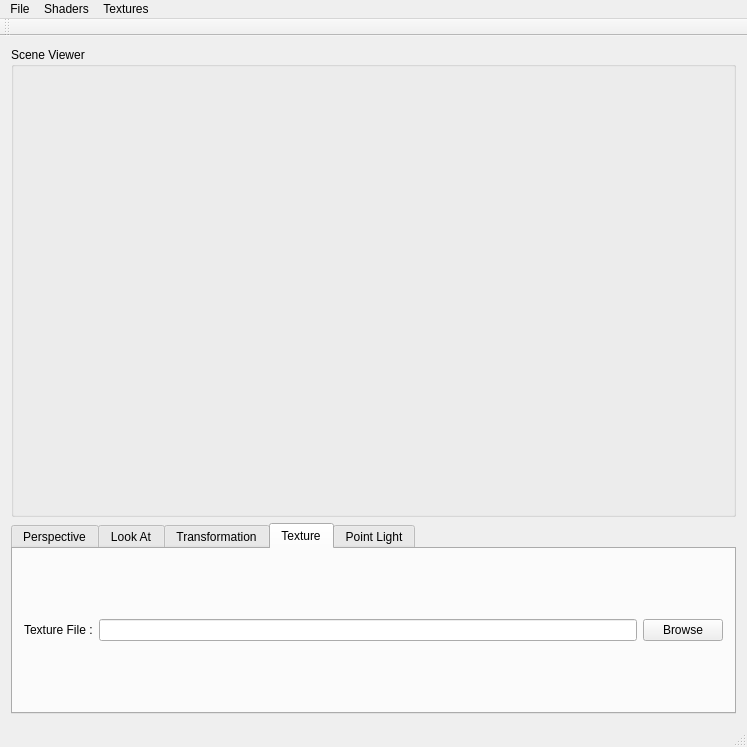
<?xml version="1.0" encoding="UTF-8"?>
<ui version="4.0">
 <class>MainWindow</class>
 <widget class="QMainWindow" name="MainWindow">
  <property name="geometry">
   <rect>
    <x>0</x>
    <y>0</y>
    <width>747</width>
    <height>747</height>
   </rect>
  </property>
  <property name="windowTitle">
   <string>MainWindow</string>
  </property>
  <widget class="QWidget" name="centralWidget">
   <layout class="QGridLayout" name="gridLayout">
    <item row="0" column="0">
     <widget class="QGroupBox" name="groupBox">
      <property name="sizePolicy">
       <sizepolicy hsizetype="Preferred" vsizetype="Expanding">
        <horstretch>0</horstretch>
        <verstretch>0</verstretch>
       </sizepolicy>
      </property>
      <property name="title">
       <string>Scene Viewer</string>
      </property>
      <layout class="QGridLayout" name="gridLayout_2"/>
     </widget>
    </item>
    <item row="1" column="0">
     <widget class="QTabWidget" name="mainTabs">
      <property name="sizePolicy">
       <sizepolicy hsizetype="Expanding" vsizetype="Fixed">
        <horstretch>0</horstretch>
        <verstretch>0</verstretch>
       </sizepolicy>
      </property>
      <property name="currentIndex">
       <number>3</number>
      </property>
      <widget class="QWidget" name="perspectiveTab">
       <attribute name="title">
        <string>Perspective</string>
       </attribute>
       <layout class="QGridLayout" name="gridLayout_7">
        <item row="0" column="0">
         <layout class="QHBoxLayout" name="horizontalLayout_2">
          <item>
           <widget class="QLabel" name="label">
            <property name="sizePolicy">
             <sizepolicy hsizetype="Fixed" vsizetype="Preferred">
              <horstretch>0</horstretch>
              <verstretch>0</verstretch>
             </sizepolicy>
            </property>
            <property name="text">
             <string>Vertical Angle (Zoom) :</string>
            </property>
           </widget>
          </item>
          <item>
           <widget class="QDoubleSpinBox" name="persVerticalAngleSpin">
            <property name="decimals">
             <number>2</number>
            </property>
            <property name="minimum">
             <double>0.000000000000000</double>
            </property>
            <property name="maximum">
             <double>180.000000000000000</double>
            </property>
            <property name="singleStep">
             <double>0.100000000000000</double>
            </property>
            <property name="value">
             <double>90.000000000000000</double>
            </property>
           </widget>
          </item>
          <item>
           <widget class="QSlider" name="persVerticalAngleSlider">
            <property name="maximum">
             <number>18000</number>
            </property>
            <property name="pageStep">
             <number>10</number>
            </property>
            <property name="value">
             <number>9000</number>
            </property>
            <property name="sliderPosition">
             <number>9000</number>
            </property>
            <property name="orientation">
             <enum>Qt::Horizontal</enum>
            </property>
           </widget>
          </item>
         </layout>
        </item>
        <item row="1" column="0">
         <layout class="QHBoxLayout" name="horizontalLayout_4">
          <item>
           <widget class="QLabel" name="label_3">
            <property name="sizePolicy">
             <sizepolicy hsizetype="Fixed" vsizetype="Preferred">
              <horstretch>0</horstretch>
              <verstretch>0</verstretch>
             </sizepolicy>
            </property>
            <property name="text">
             <string>Near Plane :</string>
            </property>
           </widget>
          </item>
          <item>
           <widget class="QDoubleSpinBox" name="persNearSpin">
            <property name="decimals">
             <number>2</number>
            </property>
            <property name="minimum">
             <double>0.000000000000000</double>
            </property>
            <property name="maximum">
             <double>999.000000000000000</double>
            </property>
            <property name="singleStep">
             <double>0.100000000000000</double>
            </property>
            <property name="value">
             <double>0.100000000000000</double>
            </property>
           </widget>
          </item>
          <item>
           <widget class="QSlider" name="persNearSlider">
            <property name="maximum">
             <number>99900</number>
            </property>
            <property name="value">
             <number>10</number>
            </property>
            <property name="orientation">
             <enum>Qt::Horizontal</enum>
            </property>
           </widget>
          </item>
         </layout>
        </item>
        <item row="2" column="0">
         <layout class="QHBoxLayout" name="horizontalLayout_5">
          <item>
           <widget class="QLabel" name="label_4">
            <property name="sizePolicy">
             <sizepolicy hsizetype="Fixed" vsizetype="Preferred">
              <horstretch>0</horstretch>
              <verstretch>0</verstretch>
             </sizepolicy>
            </property>
            <property name="text">
             <string>Far Plane :</string>
            </property>
           </widget>
          </item>
          <item>
           <widget class="QDoubleSpinBox" name="persFarSpin">
            <property name="minimum">
             <double>0.000000000000000</double>
            </property>
            <property name="maximum">
             <double>999.000000000000000</double>
            </property>
            <property name="singleStep">
             <double>0.100000000000000</double>
            </property>
            <property name="value">
             <double>100.000000000000000</double>
            </property>
           </widget>
          </item>
          <item>
           <widget class="QSlider" name="persFarSlider">
            <property name="maximum">
             <number>99900</number>
            </property>
            <property name="value">
             <number>10000</number>
            </property>
            <property name="orientation">
             <enum>Qt::Horizontal</enum>
            </property>
           </widget>
          </item>
         </layout>
        </item>
       </layout>
      </widget>
      <widget class="QWidget" name="lookAtTab">
       <attribute name="title">
        <string>Look At</string>
       </attribute>
       <layout class="QGridLayout" name="gridLayout_3">
        <item row="0" column="0">
         <layout class="QHBoxLayout" name="horizontalLayout_6">
          <item>
           <widget class="QLabel" name="label_5">
            <property name="sizePolicy">
             <sizepolicy hsizetype="Fixed" vsizetype="Preferred">
              <horstretch>0</horstretch>
              <verstretch>0</verstretch>
             </sizepolicy>
            </property>
            <property name="text">
             <string>Eye (X,Y,Z) :</string>
            </property>
           </widget>
          </item>
          <item>
           <widget class="QDoubleSpinBox" name="lookEyeXSpin">
            <property name="minimum">
             <double>-99999.000000000000000</double>
            </property>
            <property name="maximum">
             <double>99999.000000000000000</double>
            </property>
            <property name="singleStep">
             <double>0.100000000000000</double>
            </property>
            <property name="value">
             <double>0.000000000000000</double>
            </property>
           </widget>
          </item>
          <item>
           <widget class="QDoubleSpinBox" name="lookEyeYSpin">
            <property name="minimum">
             <double>-99999.000000000000000</double>
            </property>
            <property name="maximum">
             <double>99999.000000000000000</double>
            </property>
            <property name="singleStep">
             <double>0.100000000000000</double>
            </property>
            <property name="value">
             <double>0.000000000000000</double>
            </property>
           </widget>
          </item>
          <item>
           <widget class="QDoubleSpinBox" name="lookEyeZSpin">
            <property name="minimum">
             <double>-99999.000000000000000</double>
            </property>
            <property name="maximum">
             <double>99999.000000000000000</double>
            </property>
            <property name="singleStep">
             <double>0.100000000000000</double>
            </property>
            <property name="value">
             <double>1.000000000000000</double>
            </property>
           </widget>
          </item>
         </layout>
        </item>
        <item row="1" column="0">
         <layout class="QHBoxLayout" name="horizontalLayout_7">
          <item>
           <widget class="QLabel" name="label_6">
            <property name="sizePolicy">
             <sizepolicy hsizetype="Fixed" vsizetype="Preferred">
              <horstretch>0</horstretch>
              <verstretch>0</verstretch>
             </sizepolicy>
            </property>
            <property name="text">
             <string>Center (X,Y,Z) :</string>
            </property>
           </widget>
          </item>
          <item>
           <widget class="QDoubleSpinBox" name="lookCenterXSpin">
            <property name="minimum">
             <double>-99999.000000000000000</double>
            </property>
            <property name="maximum">
             <double>99999.000000000000000</double>
            </property>
            <property name="singleStep">
             <double>0.100000000000000</double>
            </property>
           </widget>
          </item>
          <item>
           <widget class="QDoubleSpinBox" name="lookCenterYSpin">
            <property name="minimum">
             <double>-99999.000000000000000</double>
            </property>
            <property name="maximum">
             <double>99999.000000000000000</double>
            </property>
            <property name="singleStep">
             <double>0.100000000000000</double>
            </property>
           </widget>
          </item>
          <item>
           <widget class="QDoubleSpinBox" name="lookCenterZSpin">
            <property name="minimum">
             <double>-99999.000000000000000</double>
            </property>
            <property name="maximum">
             <double>99999.000000000000000</double>
            </property>
            <property name="singleStep">
             <double>0.100000000000000</double>
            </property>
           </widget>
          </item>
         </layout>
        </item>
        <item row="2" column="0">
         <layout class="QHBoxLayout" name="horizontalLayout_8">
          <item>
           <widget class="QLabel" name="label_7">
            <property name="sizePolicy">
             <sizepolicy hsizetype="Fixed" vsizetype="Preferred">
              <horstretch>0</horstretch>
              <verstretch>0</verstretch>
             </sizepolicy>
            </property>
            <property name="text">
             <string>Up (X,Y,Z) :</string>
            </property>
           </widget>
          </item>
          <item>
           <widget class="QDoubleSpinBox" name="lookUpXSpin">
            <property name="minimum">
             <double>-99999.000000000000000</double>
            </property>
            <property name="maximum">
             <double>99999.000000000000000</double>
            </property>
            <property name="singleStep">
             <double>0.100000000000000</double>
            </property>
           </widget>
          </item>
          <item>
           <widget class="QDoubleSpinBox" name="lookUpYSpin">
            <property name="minimum">
             <double>-99999.000000000000000</double>
            </property>
            <property name="maximum">
             <double>99999.000000000000000</double>
            </property>
            <property name="singleStep">
             <double>0.100000000000000</double>
            </property>
            <property name="value">
             <double>1.000000000000000</double>
            </property>
           </widget>
          </item>
          <item>
           <widget class="QDoubleSpinBox" name="lookUpZSpin">
            <property name="minimum">
             <double>-99999.000000000000000</double>
            </property>
            <property name="maximum">
             <double>99999.000000000000000</double>
            </property>
            <property name="singleStep">
             <double>0.100000000000000</double>
            </property>
           </widget>
          </item>
         </layout>
        </item>
       </layout>
      </widget>
      <widget class="QWidget" name="transformTab">
       <attribute name="title">
        <string>Transformation</string>
       </attribute>
       <layout class="QGridLayout" name="gridLayout_4">
        <item row="0" column="0">
         <layout class="QHBoxLayout" name="horizontalLayout_9">
          <item>
           <widget class="QLabel" name="label_8">
            <property name="sizePolicy">
             <sizepolicy hsizetype="Fixed" vsizetype="Preferred">
              <horstretch>0</horstretch>
              <verstretch>0</verstretch>
             </sizepolicy>
            </property>
            <property name="text">
             <string>Scale :</string>
            </property>
           </widget>
          </item>
          <item>
           <widget class="QDoubleSpinBox" name="scaleSpin">
            <property name="minimum">
             <double>-99999.000000000000000</double>
            </property>
            <property name="maximum">
             <double>99999.000000000000000</double>
            </property>
            <property name="singleStep">
             <double>0.100000000000000</double>
            </property>
            <property name="value">
             <double>1.000000000000000</double>
            </property>
           </widget>
          </item>
         </layout>
        </item>
        <item row="1" column="0">
         <layout class="QHBoxLayout" name="horizontalLayout_10">
          <item>
           <widget class="QLabel" name="label_9">
            <property name="sizePolicy">
             <sizepolicy hsizetype="Fixed" vsizetype="Preferred">
              <horstretch>0</horstretch>
              <verstretch>0</verstretch>
             </sizepolicy>
            </property>
            <property name="text">
             <string>Translate (X,Y,Z) :</string>
            </property>
           </widget>
          </item>
          <item>
           <widget class="QDoubleSpinBox" name="translateXSpin">
            <property name="minimum">
             <double>-99999.000000000000000</double>
            </property>
            <property name="maximum">
             <double>99999.000000000000000</double>
            </property>
            <property name="singleStep">
             <double>0.100000000000000</double>
            </property>
           </widget>
          </item>
          <item>
           <widget class="QDoubleSpinBox" name="translateYSpin">
            <property name="minimum">
             <double>-99999.000000000000000</double>
            </property>
            <property name="maximum">
             <double>99999.000000000000000</double>
            </property>
            <property name="singleStep">
             <double>0.100000000000000</double>
            </property>
           </widget>
          </item>
          <item>
           <widget class="QDoubleSpinBox" name="translateZSpin">
            <property name="minimum">
             <double>-99999.000000000000000</double>
            </property>
            <property name="maximum">
             <double>99999.000000000000000</double>
            </property>
            <property name="singleStep">
             <double>0.100000000000000</double>
            </property>
           </widget>
          </item>
         </layout>
        </item>
        <item row="4" column="0">
         <layout class="QHBoxLayout" name="horizontalLayout_11">
          <item>
           <spacer name="horizontalSpacer">
            <property name="orientation">
             <enum>Qt::Horizontal</enum>
            </property>
            <property name="sizeType">
             <enum>QSizePolicy::Maximum</enum>
            </property>
            <property name="sizeHint" stdset="0">
             <size>
              <width>19</width>
              <height>20</height>
             </size>
            </property>
           </spacer>
          </item>
          <item>
           <widget class="QLabel" name="label_10">
            <property name="sizePolicy">
             <sizepolicy hsizetype="Fixed" vsizetype="Preferred">
              <horstretch>0</horstretch>
              <verstretch>0</verstretch>
             </sizepolicy>
            </property>
            <property name="text">
             <string>Axis (X,Y,Z) :</string>
            </property>
           </widget>
          </item>
          <item>
           <widget class="QDoubleSpinBox" name="rotateXSpin">
            <property name="minimum">
             <double>-99999.000000000000000</double>
            </property>
            <property name="maximum">
             <double>99999.000000000000000</double>
            </property>
            <property name="singleStep">
             <double>0.100000000000000</double>
            </property>
           </widget>
          </item>
          <item>
           <widget class="QDoubleSpinBox" name="rotateYSpin">
            <property name="minimum">
             <double>-99999.000000000000000</double>
            </property>
            <property name="maximum">
             <double>99999.000000000000000</double>
            </property>
            <property name="singleStep">
             <double>0.100000000000000</double>
            </property>
           </widget>
          </item>
          <item>
           <widget class="QDoubleSpinBox" name="rotateZSpin">
            <property name="minimum">
             <double>-99999.000000000000000</double>
            </property>
            <property name="maximum">
             <double>99999.000000000000000</double>
            </property>
            <property name="singleStep">
             <double>0.100000000000000</double>
            </property>
           </widget>
          </item>
         </layout>
        </item>
        <item row="5" column="0">
         <layout class="QHBoxLayout" name="horizontalLayout_3">
          <item>
           <spacer name="horizontalSpacer_2">
            <property name="orientation">
             <enum>Qt::Horizontal</enum>
            </property>
            <property name="sizeType">
             <enum>QSizePolicy::Maximum</enum>
            </property>
            <property name="sizeHint" stdset="0">
             <size>
              <width>19</width>
              <height>20</height>
             </size>
            </property>
           </spacer>
          </item>
          <item>
           <widget class="QLabel" name="label_14">
            <property name="text">
             <string>Angle (-360 : +360) :</string>
            </property>
           </widget>
          </item>
          <item>
           <widget class="QDoubleSpinBox" name="rotateAngleSpin">
            <property name="minimum">
             <double>-99999.000000000000000</double>
            </property>
            <property name="maximum">
             <double>99999.000000000000000</double>
            </property>
            <property name="singleStep">
             <double>0.100000000000000</double>
            </property>
           </widget>
          </item>
          <item>
           <widget class="QSlider" name="rotateAngleSlider">
            <property name="minimum">
             <number>-3600</number>
            </property>
            <property name="maximum">
             <number>3600</number>
            </property>
            <property name="orientation">
             <enum>Qt::Horizontal</enum>
            </property>
           </widget>
          </item>
         </layout>
        </item>
        <item row="2" column="0">
         <widget class="Line" name="line">
          <property name="orientation">
           <enum>Qt::Horizontal</enum>
          </property>
         </widget>
        </item>
        <item row="3" column="0">
         <widget class="QLabel" name="label_15">
          <property name="text">
           <string>Rotate:</string>
          </property>
         </widget>
        </item>
       </layout>
      </widget>
      <widget class="QWidget" name="textureTab">
       <attribute name="title">
        <string>Texture</string>
       </attribute>
       <layout class="QGridLayout" name="gridLayout_6">
        <item row="0" column="0">
         <layout class="QHBoxLayout" name="horizontalLayout">
          <item>
           <widget class="QLabel" name="label_2">
            <property name="text">
             <string>Texture File :</string>
            </property>
           </widget>
          </item>
          <item>
           <widget class="QLineEdit" name="textureFileEdit"/>
          </item>
          <item>
           <widget class="QPushButton" name="browseTextureBtn">
            <property name="text">
             <string>Browse</string>
            </property>
           </widget>
          </item>
         </layout>
        </item>
       </layout>
      </widget>
      <widget class="QWidget" name="diffuseLightTab">
       <attribute name="title">
        <string>Point Light</string>
       </attribute>
       <layout class="QGridLayout" name="gridLayout_5">
        <item row="1" column="0">
         <layout class="QHBoxLayout" name="horizontalLayout_14">
          <item>
           <widget class="QLabel" name="label_12">
            <property name="sizePolicy">
             <sizepolicy hsizetype="Fixed" vsizetype="Preferred">
              <horstretch>0</horstretch>
              <verstretch>0</verstretch>
             </sizepolicy>
            </property>
            <property name="text">
             <string>Ia :</string>
            </property>
           </widget>
          </item>
          <item>
           <widget class="QDoubleSpinBox" name="lightIa1Spin">
            <property name="singleStep">
             <double>0.100000000000000</double>
            </property>
            <property name="value">
             <double>0.000000000000000</double>
            </property>
           </widget>
          </item>
          <item>
           <widget class="QDoubleSpinBox" name="lightIa2Spin">
            <property name="singleStep">
             <double>0.100000000000000</double>
            </property>
            <property name="value">
             <double>1.000000000000000</double>
            </property>
           </widget>
          </item>
          <item>
           <widget class="QDoubleSpinBox" name="lightIa3Spin">
            <property name="singleStep">
             <double>0.100000000000000</double>
            </property>
            <property name="value">
             <double>0.000000000000000</double>
            </property>
           </widget>
          </item>
         </layout>
        </item>
        <item row="3" column="0">
         <layout class="QHBoxLayout" name="horizontalLayout_41">
          <item>
           <widget class="QLabel" name="label_21">
            <property name="sizePolicy">
             <sizepolicy hsizetype="Fixed" vsizetype="Preferred">
              <horstretch>0</horstretch>
              <verstretch>0</verstretch>
             </sizepolicy>
            </property>
            <property name="text">
             <string>Is :</string>
            </property>
           </widget>
          </item>
          <item>
           <widget class="QDoubleSpinBox" name="lightIs1Spin">
            <property name="singleStep">
             <double>0.100000000000000</double>
            </property>
            <property name="value">
             <double>0.000000000000000</double>
            </property>
           </widget>
          </item>
          <item>
           <widget class="QDoubleSpinBox" name="lightIs2Spin">
            <property name="singleStep">
             <double>0.100000000000000</double>
            </property>
            <property name="value">
             <double>1.000000000000000</double>
            </property>
           </widget>
          </item>
          <item>
           <widget class="QDoubleSpinBox" name="lightIs3Spin">
            <property name="singleStep">
             <double>0.100000000000000</double>
            </property>
            <property name="value">
             <double>0.000000000000000</double>
            </property>
           </widget>
          </item>
         </layout>
        </item>
        <item row="4" column="0">
         <layout class="QHBoxLayout" name="horizontalLayout_42">
          <item>
           <widget class="QLabel" name="label_421">
            <property name="sizePolicy">
             <sizepolicy hsizetype="Fixed" vsizetype="Preferred">
              <horstretch>0</horstretch>
              <verstretch>0</verstretch>
             </sizepolicy>
            </property>
            <property name="text">
             <string>Atenuation :</string>
            </property>
           </widget>
          </item>
          <item>
           <widget class="QDoubleSpinBox" name="lightCoefA">
            <property name="singleStep">
             <double>0.100000000000000</double>
            </property>
            <property name="value">
             <double>0.000000000000000</double>
            </property>
           </widget>
          </item>
          <item>
           <widget class="QDoubleSpinBox" name="lightCoefB">
            <property name="singleStep">
             <double>0.100000000000000</double>
            </property>
            <property name="value">
             <double>0.000000000000000</double>
            </property>
           </widget>
          </item>
          <item>
           <widget class="QDoubleSpinBox" name="lightCoefC">
            <property name="singleStep">
             <double>0.100000000000000</double>
            </property>
            <property name="value">
             <double>1.000000000000000</double>
            </property>
           </widget>
          </item>
         </layout>
        </item>
        <item row="0" column="0">
         <layout class="QHBoxLayout" name="horizontalLayout_13">
          <item>
           <widget class="QLabel" name="label_11">
            <property name="sizePolicy">
             <sizepolicy hsizetype="Fixed" vsizetype="Preferred">
              <horstretch>0</horstretch>
              <verstretch>0</verstretch>
             </sizepolicy>
            </property>
            <property name="text">
             <string>Position (X,Y,Z) :</string>
            </property>
           </widget>
          </item>
          <item>
           <widget class="QDoubleSpinBox" name="lightPosXSpin">
            <property name="minimum">
             <double>-99999.000000000000000</double>
            </property>
            <property name="maximum">
             <double>99999.000000000000000</double>
            </property>
            <property name="singleStep">
             <double>0.100000000000000</double>
            </property>
            <property name="value">
             <double>-25.000000000000000</double>
            </property>
           </widget>
          </item>
          <item>
           <widget class="QDoubleSpinBox" name="lightPosYSpin">
            <property name="minimum">
             <double>-99999.000000000000000</double>
            </property>
            <property name="maximum">
             <double>99999.000000000000000</double>
            </property>
            <property name="singleStep">
             <double>0.100000000000000</double>
            </property>
            <property name="value">
             <double>25.000000000000000</double>
            </property>
           </widget>
          </item>
          <item>
           <widget class="QDoubleSpinBox" name="lightPosZSpin">
            <property name="minimum">
             <double>-99999.000000000000000</double>
            </property>
            <property name="maximum">
             <double>99999.000000000000000</double>
            </property>
            <property name="singleStep">
             <double>0.100000000000000</double>
            </property>
            <property name="value">
             <double>25.000000000000000</double>
            </property>
           </widget>
          </item>
         </layout>
        </item>
        <item row="2" column="0">
         <layout class="QHBoxLayout" name="horizontalLayout_15">
          <item>
           <widget class="QLabel" name="label_13">
            <property name="sizePolicy">
             <sizepolicy hsizetype="Fixed" vsizetype="Preferred">
              <horstretch>0</horstretch>
              <verstretch>0</verstretch>
             </sizepolicy>
            </property>
            <property name="text">
             <string>Id :</string>
            </property>
           </widget>
          </item>
          <item>
           <widget class="QDoubleSpinBox" name="lightId1Spin">
            <property name="singleStep">
             <double>0.100000000000000</double>
            </property>
            <property name="value">
             <double>1.000000000000000</double>
            </property>
           </widget>
          </item>
          <item>
           <widget class="QDoubleSpinBox" name="lightId2Spin">
            <property name="singleStep">
             <double>0.100000000000000</double>
            </property>
            <property name="value">
             <double>1.000000000000000</double>
            </property>
           </widget>
          </item>
          <item>
           <widget class="QDoubleSpinBox" name="lightId3Spin">
            <property name="singleStep">
             <double>0.100000000000000</double>
            </property>
            <property name="value">
             <double>1.000000000000000</double>
            </property>
           </widget>
          </item>
         </layout>
        </item>
       </layout>
      </widget>
     </widget>
    </item>
   </layout>
  </widget>
  <widget class="QMenuBar" name="menuBar">
   <property name="geometry">
    <rect>
     <x>0</x>
     <y>0</y>
     <width>747</width>
     <height>22</height>
    </rect>
   </property>
   <widget class="QMenu" name="menuModels">
    <property name="title">
     <string>File</string>
    </property>
    <addaction name="actionLoad_sphere"/>
    <addaction name="action_obre_fitxer"/>
    <addaction name="action_obre_escena"/>
    <addaction name="action_obre_dades"/>
    <addaction name="separator"/>
    <addaction name="action_save_frame_as_image"/>
    <addaction name="action_start_and_save_animation"/>
    <addaction name="separator"/>
    <addaction name="actionAbout_Qt"/>
    <addaction name="separator"/>
    <addaction name="action_exit"/>
   </widget>
   <widget class="QMenu" name="menuShaders">
    <property name="title">
     <string>Shaders</string>
    </property>
    <addaction name="action_gouraud"/>
    <addaction name="action_phong"/>
    <addaction name="action_toon"/>
    <addaction name="separator"/>
   </widget>
   <widget class="QMenu" name="menuTextures">
    <property name="title">
     <string>Textures</string>
    </property>
    <addaction name="action_activa_background"/>
    <addaction name="action_phong_tex"/>
    <addaction name="actionGouraudTex"/>
    <addaction name="actionPhong_Textura_Indirecta"/>
    <addaction name="action_bump_mapping"/>
    <addaction name="action_environmental_mapping"/>
    <addaction name="action_transparencies"/>
   </widget>
   <addaction name="menuModels"/>
   <addaction name="menuShaders"/>
   <addaction name="menuTextures"/>
  </widget>
  <widget class="QToolBar" name="mainToolBar">
   <attribute name="toolBarArea">
    <enum>TopToolBarArea</enum>
   </attribute>
   <attribute name="toolBarBreak">
    <bool>false</bool>
   </attribute>
  </widget>
  <widget class="QStatusBar" name="statusBar"/>
  <action name="action_phong">
   <property name="text">
    <string>Phong Shader</string>
   </property>
   <property name="toolTip">
    <string>Activar Phong Shader</string>
   </property>
   <property name="shortcut">
    <string>Alt+2</string>
   </property>
  </action>
  <action name="action_gouraud">
   <property name="text">
    <string>Gouraud Shader</string>
   </property>
   <property name="toolTip">
    <string>Activar Gouraud Shader</string>
   </property>
   <property name="shortcut">
    <string>Alt+1</string>
   </property>
  </action>
  <action name="action_toon">
   <property name="text">
    <string>Toon Shader</string>
   </property>
   <property name="toolTip">
    <string>Activar Toon Shader</string>
   </property>
   <property name="shortcut">
    <string>Alt+3</string>
   </property>
  </action>
  <action name="action_obre_fitxer">
   <property name="text">
    <string>Obre Fitxer .obj</string>
   </property>
   <property name="toolTip">
    <string>Obre Fitxer .obj</string>
   </property>
   <property name="shortcut">
    <string>Ctrl+F</string>
   </property>
  </action>
  <action name="action_activa_background">
   <property name="text">
    <string>Active background</string>
   </property>
   <property name="shortcut">
    <string>Ctrl+1</string>
   </property>
  </action>
  <action name="action_phong_tex">
   <property name="text">
    <string>PhongTex</string>
   </property>
   <property name="shortcut">
    <string>Ctrl+2</string>
   </property>
  </action>
  <action name="action_bump_mapping">
   <property name="text">
    <string>Bump-mapping</string>
   </property>
   <property name="shortcut">
    <string>Ctrl+3</string>
   </property>
  </action>
  <action name="action_environmental_mapping">
   <property name="text">
    <string>Environmental-mapping</string>
   </property>
   <property name="shortcut">
    <string>Ctrl+4</string>
   </property>
  </action>
  <action name="action_transparencies">
   <property name="text">
    <string>Transparencies</string>
   </property>
   <property name="shortcut">
    <string>Ctrl+5</string>
   </property>
  </action>
  <action name="action_afegeix_llum_puntual">
   <property name="text">
    <string>Afegeix Llum</string>
   </property>
  </action>
  <action name="action_save_frame_as_image">
   <property name="text">
    <string>Save Frame as Image</string>
   </property>
  </action>
  <action name="action_obre_escena">
   <property name="text">
    <string>Obre Escena</string>
   </property>
   <property name="shortcut">
    <string>Ctrl+E</string>
   </property>
  </action>
  <action name="action_start_and_save_animation">
   <property name="text">
    <string>Start and Save Animation</string>
   </property>
  </action>
  <action name="action_exit">
   <property name="text">
    <string>Exit</string>
   </property>
   <property name="shortcut">
    <string>Ctrl+Q</string>
   </property>
  </action>
  <action name="actionAbout_Qt">
   <property name="text">
    <string>About Qt</string>
   </property>
  </action>
  <action name="action_obre_dades">
   <property name="text">
    <string>Obre Dades</string>
   </property>
   <property name="shortcut">
    <string>Ctrl+D</string>
   </property>
  </action>
  <action name="actionLoad_sphere">
   <property name="text">
    <string>Load sphere</string>
   </property>
  </action>
  <action name="actionGouraudTex">
   <property name="text">
    <string>GouraudTex</string>
   </property>
  </action>
  <action name="actionPhong_Textura_Indirecta">
   <property name="text">
    <string>Phong Textura Indirecta</string>
   </property>
  </action>
 </widget>
 <layoutdefault spacing="6" margin="11"/>
 <tabstops>
  <tabstop>mainTabs</tabstop>
  <tabstop>persVerticalAngleSpin</tabstop>
  <tabstop>persVerticalAngleSlider</tabstop>
  <tabstop>persNearSpin</tabstop>
  <tabstop>persNearSlider</tabstop>
  <tabstop>persFarSpin</tabstop>
  <tabstop>persFarSlider</tabstop>
  <tabstop>lookEyeXSpin</tabstop>
  <tabstop>lookEyeYSpin</tabstop>
  <tabstop>lookEyeZSpin</tabstop>
  <tabstop>lookCenterXSpin</tabstop>
  <tabstop>lookCenterYSpin</tabstop>
  <tabstop>lookCenterZSpin</tabstop>
  <tabstop>lookUpXSpin</tabstop>
  <tabstop>lookUpYSpin</tabstop>
  <tabstop>lookUpZSpin</tabstop>
  <tabstop>scaleSpin</tabstop>
  <tabstop>translateXSpin</tabstop>
  <tabstop>translateYSpin</tabstop>
  <tabstop>translateZSpin</tabstop>
  <tabstop>rotateXSpin</tabstop>
  <tabstop>rotateYSpin</tabstop>
  <tabstop>rotateZSpin</tabstop>
  <tabstop>rotateAngleSlider</tabstop>
  <tabstop>textureFileEdit</tabstop>
  <tabstop>browseTextureBtn</tabstop>
  <tabstop>lightPosXSpin</tabstop>
  <tabstop>lightPosYSpin</tabstop>
  <tabstop>lightPosZSpin</tabstop>
  <tabstop>lightIa1Spin</tabstop>
  <tabstop>lightIa2Spin</tabstop>
  <tabstop>lightIa3Spin</tabstop>
  <tabstop>lightId1Spin</tabstop>
  <tabstop>lightId2Spin</tabstop>
  <tabstop>lightId3Spin</tabstop>
  <tabstop>lightIs2Spin</tabstop>
  <tabstop>lightIs3Spin</tabstop>
 </tabstops>
 <resources/>
 <connections/>
</ui>
